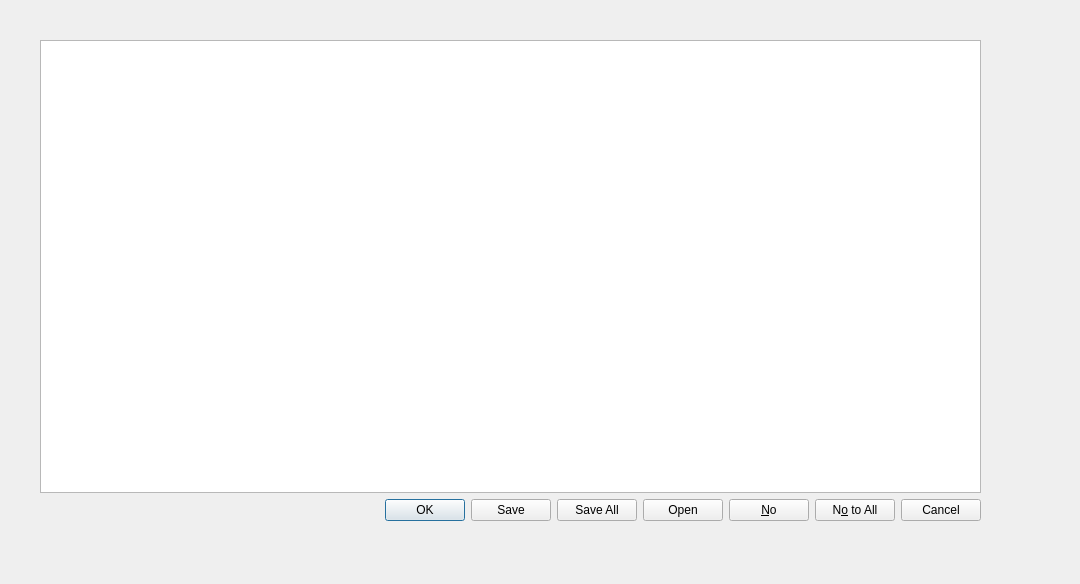
<?xml version="1.0" encoding="UTF-8"?>
<ui version="4.0">
 <class>infoDialog</class>
 <widget class="QDialog" name="infoDialog">
  <property name="geometry">
   <rect>
    <x>0</x>
    <y>0</y>
    <width>1080</width>
    <height>584</height>
   </rect>
  </property>
  <property name="windowTitle">
   <string>Dialog</string>
  </property>
  <widget class="QWidget" name="">
   <property name="geometry">
    <rect>
     <x>40</x>
     <y>40</y>
     <width>941</width>
     <height>481</height>
    </rect>
   </property>
   <layout class="QVBoxLayout" name="verticalLayout">
    <item>
     <widget class="QPlainTextEdit" name="plainTextEdit"/>
    </item>
    <item>
     <widget class="QDialogButtonBox" name="buttonBox_2">
      <property name="standardButtons">
       <set>QDialogButtonBox::Cancel|QDialogButtonBox::No|QDialogButtonBox::NoToAll|QDialogButtonBox::Ok|QDialogButtonBox::Open|QDialogButtonBox::Save|QDialogButtonBox::SaveAll</set>
      </property>
      <property name="centerButtons">
       <bool>false</bool>
      </property>
     </widget>
    </item>
   </layout>
  </widget>
 </widget>
 <resources/>
 <connections/>
</ui>
